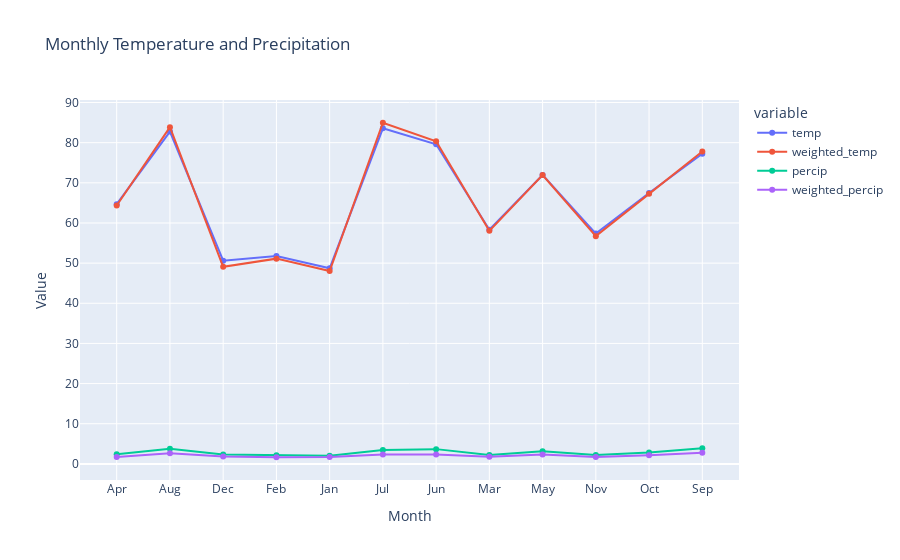

Notebook cell for this chart:
### Code cell
fig = px.line(top10_migration_ideal, x='month', y=['temp', 'weighted_temp', 'percip', 'weighted_percip'],
              title='Monthly Temperature and Precipitation based on Migration Patterns',
              labels={'value': 'Value', 'month': 'Month'},
              markers=True)

# Show the plot
fig.show()

### Figure 1 — Plotly figure (JSON) as saved in the notebook; plotly's stock layout.template omitted (floating-point values rounded to 4 significant figures)
{"data": [{"hovertemplate": "variable=temp<br>Month=%{x}<br>Value=%{y}<extra></extra>", "legendgroup": "temp", "line": {"color": "#636efa", "dash": "solid"}, "marker": {"symbol": "circle"}, "mode": "lines+markers", "name": "temp", "orientation": "v", "showlegend": true, "type": "scatter", "x": ["Apr", "Aug", "Dec", "Feb", "Jan", "Jul", "Jun", "Mar", "May", "Nov", "Oct", "Sep"], "xaxis": "x", "y": [64.68, 82.76, 50.62, 51.79, 48.72, 83.59, 79.59, 58.32, 71.97, 57.36, 67.47, 77.23], "yaxis": "y"}, {"hovertemplate": "variable=weighted_temp<br>Month=%{x}<br>Value=%{y}<extra></extra>", "legendgroup": "weighted_temp", "line": {"color": "#EF553B", "dash": "solid"}, "marker": {"symbol": "circle"}, "mode": "lines+markers", "name": "weighted_temp", "orientation": "v", "showlegend": true, "type": "scatter", "x": ["Apr", "Aug", "Dec", "Feb", "Jan", "Jul", "Jun", "Mar", "May", "Nov", "Oct", "Sep"], "xaxis": "x", "y": [64.35, 83.87, 49.07, 51.12, 48.03, 84.97, 80.33, 58.04, 71.96, 56.72, 67.25, 77.79], "yaxis": "y"}, {"hovertemplate": "variable=percip<br>Month=%{x}<br>Value=%{y}<extra></extra>", "legendgroup": "percip", "line": {"color": "#00cc96", "dash": "solid"}, "marker": {"symbol": "circle"}, "mode": "lines+markers", "name": "percip", "orientation": "v", "showlegend": true, "type": "scatter", "x": ["Apr", "Aug", "Dec", "Feb", "Jan", "Jul", "Jun", "Mar", "May", "Nov", "Oct", "Sep"], "xaxis": "x", "y": [2.416, 3.786, 2.359, 2.13, 2.038, 3.448, 3.675, 2.239, 3.134, 2.23, 2.821, 3.874], "yaxis": "y"}, {"hovertemplate": "variable=weighted_percip<br>Month=%{x}<br>Value=%{y}<extra></extra>", "legendgroup": "weighted_percip", "line": {"color": "#ab63fa", "dash": "solid"}, "marker": {"symbol": "circle"}, "mode": "lines+markers", "name": "weighted_percip", "orientation": "v", "showlegend": true, "type": "scatter", "x": ["Apr", "Aug", "Dec", "Feb", "Jan", "Jul", "Jun", "Mar", "May", "Nov", "Oct", "Sep"], "xaxis": "x", "y": [1.739, 2.62, 1.851, 1.652, 1.699, 2.34, 2.354, 1.746, 2.349, 1.684, 2.139, 2.754], "yaxis": "y"}], "layout": {"legend": {"title": {"text": "variable"}, "tracegroupgap": 0}, "title": {"text": "Monthly Temperature and Precipitation"}, "xaxis": {"anchor": "y", "domain": [0, 1], "title": {"text": "Month"}}, "yaxis": {"anchor": "x", "domain": [0, 1], "title": {"text": "Value"}}}}
